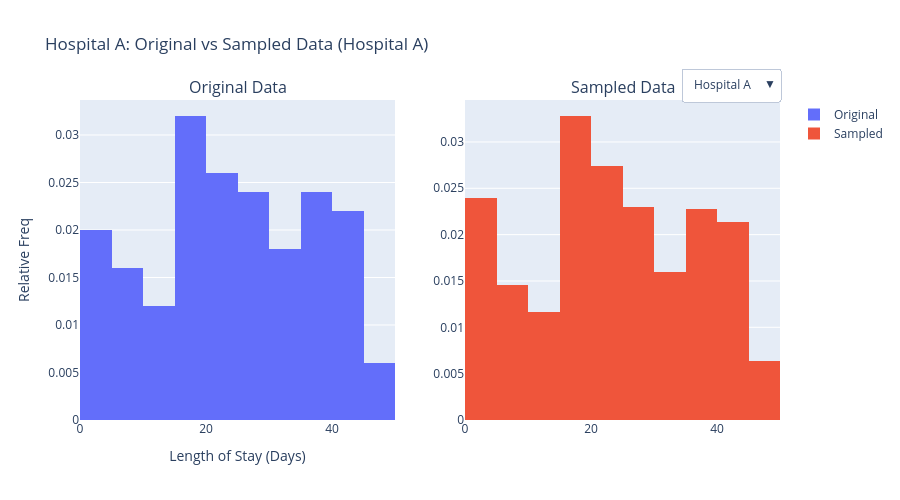

The notebook cell saved with this chart:
### Markdown cell above
## 2. Sampling from the Raw data directly

If the raw data is available then an alternative to Law and Kelton's interpolation method israw data directly using `RawDiscreteEmpirical`.

### Code cell
distributions = {}
samples = {}
for hospital in hospital_data.columns:
    distributions[hospital] = RawDiscreteEmpirical(hospital_data[hospital])
    samples[hospital] = distributions[hospital].sample(size=1000)

fig = plotly_original_versus_sampled(samples, hospital_data)

fig.show()

### Figure 1 — Plotly figure (JSON) as saved in the notebook; plotly's stock layout.template omitted (floating-point values rounded to 4 significant figures; data arrays with more than 128 entries replaced by an {"elided": "..."} marker saying what was removed)
{"data": [{"histnorm": "probability density", "name": "Original", "nbinsx": 20, "type": "histogram", "x": [1.291, 45.13, 37.96, 31.37, 41.26, 15.75, 23.95, 15.83, 32.35, 40.14, 27.93, 3.889, 19.87, 36.97, 2.387, 29.9, 8.898, 12.01, 10.46, 44.48, 24.01, 15.98, 7.631, 43.36, 39.7, 35.67, 40.79, 4.215, 16.08, 35.47, 7.064, 19.88, 12.79, 38.17, 34.61, 6.859, 23.43, 27.51, 32.18, 39.42, 26.01, 12.97, 42.25, 41.29, 9.364, 45.44, 18.23, 18.24, 27.81, 24.53, 37.44, 4.272, 26.85, 0.5909, 24.33, 43.18, 25.87, 25.1, 16.94, 38.84, 8.77, 29.28, 30.24, 40.3, 45.49, 21.24, 21.7, 4.207, 24.57, 30.0, 42.87, 18.36, 19.49, 33.45, 23.85, 15.54, 7.18, 24.34, 24.32, 32.35, 22.11, 4.194, 20.25, 13.36, 25.81, 29.67, 14.32, 28.72, 17.37, 5.43, 41.38, 2.543, 36.13, 16.29, 19.79, 39.92, 17.48, 35.02, 2.939, 31.42], "xaxis": "x", "yaxis": "y"}, {"histnorm": "probability density", "name": "Sampled", "nbinsx": 20, "type": "histogram", "x": {"elided": "1000 float values"}, "xaxis": "x2", "yaxis": "y2"}], "layout": {"annotations": [{"font": {"size": 16}, "showarrow": false, "text": "Original Data", "x": 0.225, "xanchor": "center", "xref": "paper", "y": 1, "yanchor": "bottom", "yref": "paper"}, {"font": {"size": 16}, "showarrow": false, "text": "Sampled Data", "x": 0.775, "xanchor": "center", "xref": "paper", "y": 1, "yanchor": "bottom", "yref": "paper"}], "height": 500, "title": {"text": "Hospital A: Original vs Sampled Data (Hospital A)"}, "updatemenus": [{"active": 0, "buttons": [{"args": [{"x": {"elided": "2 rows, 1100 float values in total"}}, {"title": "Hospital A: Original vs Sampled Data (Hospital A; n = 1000)"}], "label": "Hospital A", "method": "update"}, {"args": [{"x": {"elided": "2 rows, 1100 float values in total"}}, {"title": "Hospital B: Original vs Sampled Data (Hospital B; n = 1000)"}], "label": "Hospital B", "method": "update"}, {"args": [{"x": {"elided": "2 rows, 1100 float values in total"}}, {"title": "Hospital C: Original vs Sampled Data (Hospital C; n = 1000)"}], "label": "Hospital C", "method": "update"}, {"args": [{"x": {"elided": "2 rows, 1100 float values in total"}}, {"title": "Hospital D: Original vs Sampled Data (Hospital D; n = 1000)"}], "label": "Hospital D", "method": "update"}], "x": 1, "xanchor": "right", "y": 1.1, "yanchor": "top"}], "width": 900, "xaxis": {"anchor": "y", "domain": [0, 0.45], "title": {"text": "Length of Stay (Days)"}}, "xaxis2": {"anchor": "y2", "domain": [0.55, 1]}, "yaxis": {"anchor": "x", "domain": [0, 1], "title": {"text": "Relative Freq"}}, "yaxis2": {"anchor": "x2", "domain": [0, 1]}}}
